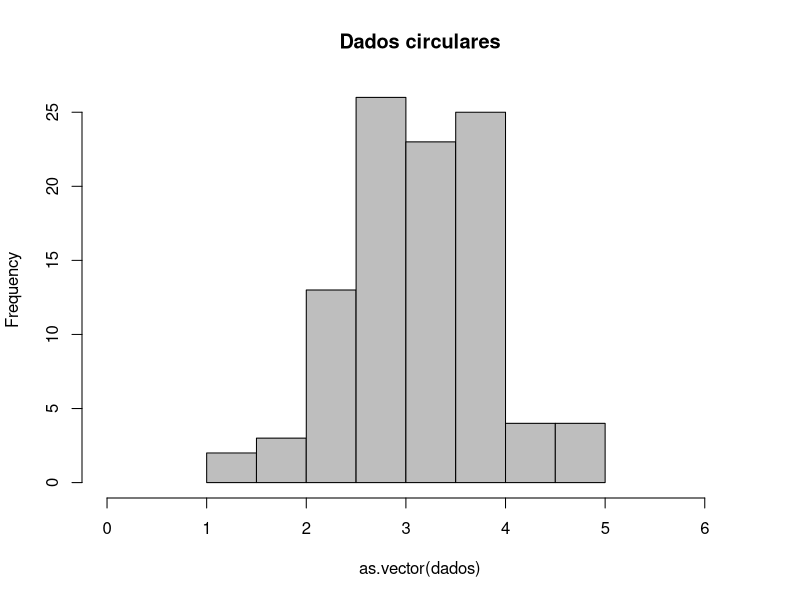
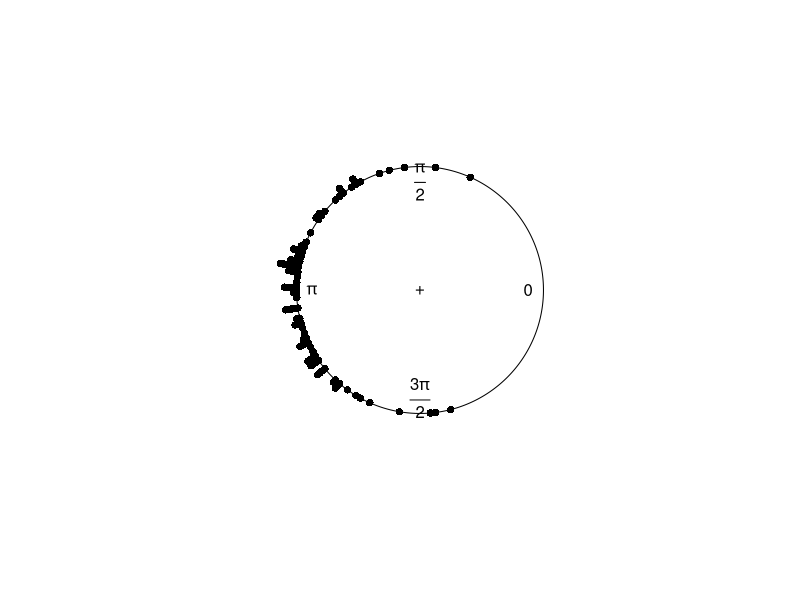
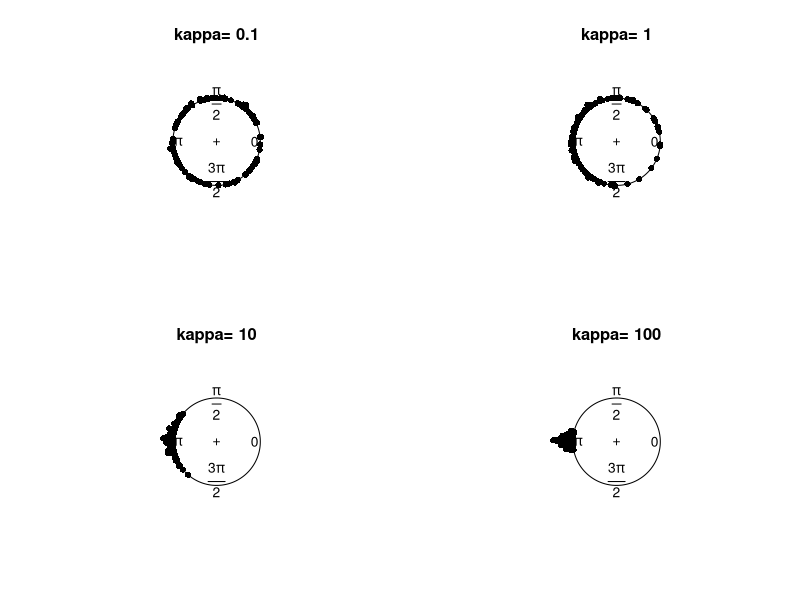
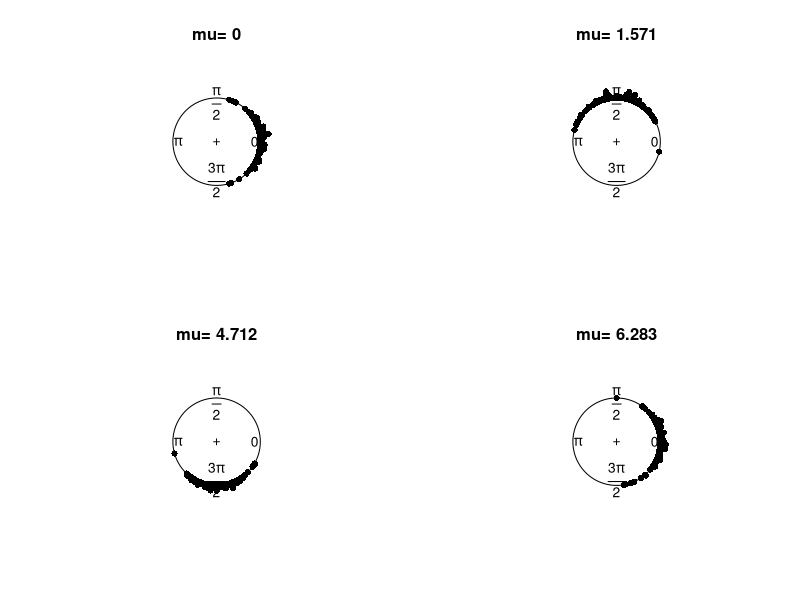
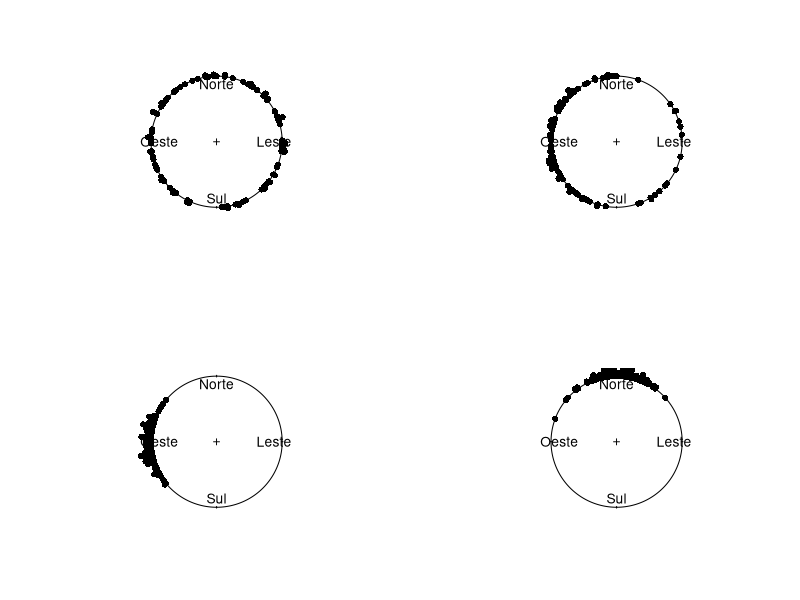

Generate these figures, in order, with R:
##http://recologia.com.br/2018/04/teste-de-hipoteses-de-rayleight/

##install.packages("circular")
library(circular)

##Gerando 100 observações
dados <- rvonmises(n=100, mu=circular(pi), kappa=3) 


##Histograma
hist(as.vector(dados),main="Dados circulares",col="gray",xlim=c(0,2*pi))

##Comparando parâmetros básicos com distribuição normal
summary(as.vector(dados))
summary(rnorm(100,pi,3))


##Gráfico Circular
plot(dados, stack=TRUE, bins=150, shrink=1.5)


##Entendendo kappa
par(mfrow=c(2,2))
for(i in c(0.1,1,10,100)) {
    plot(rvonmises(n=100, mu=circular(pi), kappa=i) , stack=TRUE, bins=150, shrink=1.5,main=paste("kappa=",i))
}


##Entendendo mu
par(mfrow=c(2,2))
for(i in c(0,pi/2,3*pi/2,2*pi)) {
    plot(rvonmises(n=100, mu=circular(i), kappa=5) , stack=TRUE, bins=150, shrink=1.5,main=paste("mu=",round(i,3)))
}


#####################################
## Rayleight
#####################################
##Sem direção
dados <- rvonmises(n=100, mu=circular(pi), kappa=0)
plot.circular(dados, stack=TRUE,bins=150,axes = F)
axis.circular(at=circular(c(0,pi/2,pi,3*pi/2)),labels=c("Leste","Norte","Oeste","Sul"),units=c("radians"),rotation="clock")
rayleigh.test(dados)

##Com alguma direção
dados <- rvonmises(n=100, mu=circular(pi), kappa=1)
plot.circular(dados, stack=TRUE,bins=150,axes = F)
axis.circular(at=circular(c(0,pi/2,pi,3*pi/2)),labels=c("Leste","Norte","Oeste","Sul"),units=c("radians"),rotation="clock")
rayleigh.test(dados)


##Não está indo pro lado certo
dados <- rvonmises(n=100, mu=circular(pi), kappa=10)
plot.circular(dados, stack=TRUE,bins=150,axes = F)
axis.circular(at=circular(c(0,pi/2,pi,3*pi/2)),labels=c("Leste","Norte","Oeste","Sul"),units=c("radians"),rotation="clock")
rayleigh.test(dados,mu=circular(pi/2))


##Está indo pro lado certo
dados <- rvonmises(n=100, mu=circular(pi/2), kappa=10)
plot.circular(dados, stack=TRUE,bins=150,axes = F)
axis.circular(at=circular(c(0,pi/2,pi,3*pi/2)),labels=c("Leste","Norte","Oeste","Sul"),units=c("radians"),rotation="clock")
rayleigh.test(dados,mu=circular(pi/2))
